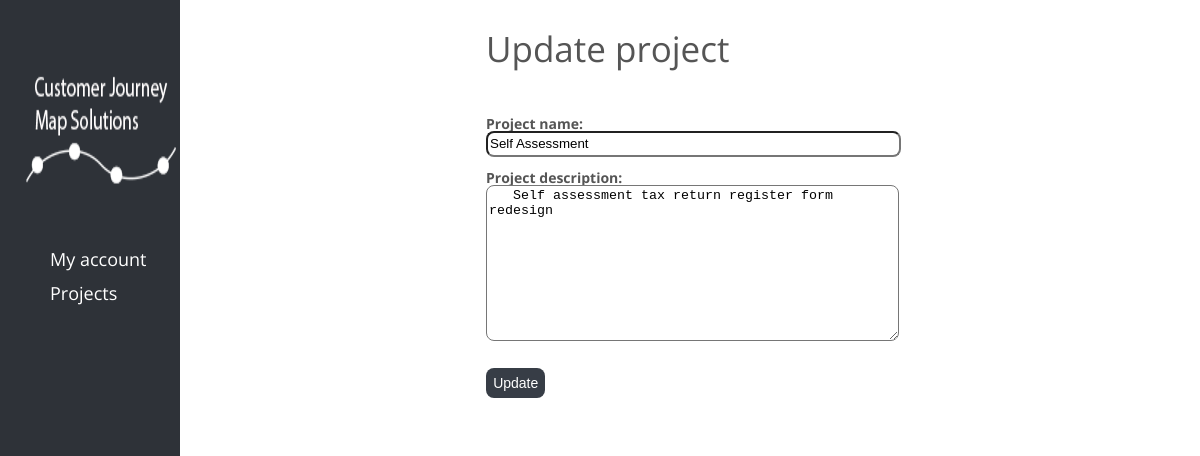
Screenshot of /update_project.php?projectID=1 with the database file from the repository.
### tables this page shows
CREATE TABLE `CJ_projects` (
  `projectID` int(11) NOT NULL,
  `projectName` varchar(225) NOT NULL,
  `projectDesc` varchar(400) NOT NULL,
  `ownerID` int(11) NOT NULL
);

### update_project.php (the view, shortened to what this page needs)
<?php ob_start();
require_once('scripts/functions.php');
echo makePageStart("viewport", "width=device-width, inital-scale=1", "Update project", "", "");
$dbConn = databaseConn::getConnection();
echo makeSidebar()
?>
    <h1 class="h1_margin">Update project</h1>
<?php
$projectID = $_GET['projectID'];
$getProjectDetails = "SELECT projectID, projectName, projectDesc from CJ_projects where projectID = :projectID";
$getProjectDetailsResults = $dbConn->prepare($getProjectDetails);
$getProjectDetailsResults->execute(array(':projectID' => $projectID));
$getProjectDetailsRS = $getProjectDetailsResults->fetchAll();
foreach ($getProjectDetailsRS as $row) {
    $projectTitle = $row['projectName'];
    $projectDesc = $row['projectDesc'];
    echo "<form action=\"scripts/update_project_action.php?projectID=$projectID\" method=\"POST\" class=\"projectForm\">
    <label>
    <b>Project name:</b> <br> <input type=\"text\" name=\"projectName\" class=\"projectInput\" value=\"$projectTitle\">
    </label><br><br>
    <label>
    <b>Project description:</b><br><textarea name=\"projectDesc\" class=\"projectTextarea\" style='width: 57%; height: 150px;' >$projectDesc</textarea>
    </label> <br>
    <input type=\"submit\" value=\"Update\" class=\"submitButton\" name=\"updateProject\">
</form>";
}
echo makePageFooter();

### css/main.css (style rules this page uses)
html { background-color: white; }
body { margin: 0; font: 14px/1 'Open Sans', sans-serif; color: #555; background: #eee; }
h1 { font-size: 2.5em; margin: 3% 3%; font-weight: 400; }
.projectInput { width: 57%; height: 20px; border-radius: 8px; -webkit-border-radius: 8px; -moz-border-radius: 8px; margin: auto 0; }
.projectTextarea { border-radius: 8px; -webkit-border-radius: 8px; -moz-border-radius: 8px; }
.projectForm { margin-left: 30%; margin-top: 5%; padding-bottom: 3%; }
.submitButton { background-color: #373d46; border: none; -webkit-border-radius: 8px; -moz-border-radius: 8px; border-radius: 8px;; color: white; padding: 1% 1%; text-align: center; text-decoration: none; display: inline-block; font-size: 14px; margin: 25px 0 0 0; cursor: pointer; }
textarea { width: 57%; height:160px; }
.h1_margin { margin-left:30%; }

### rows the page displays
cj_projects: projectName "Self Assessment", projectDesc "Self assessment tax return register form redesign"
